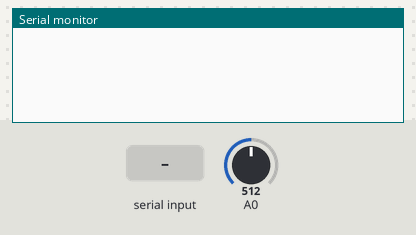
Bench run of a sketch on a simulated Arduino Uno, built with avr-gcc and run on an emulated ATmega328P. Parts: the last lines printed to the serial monitor. The inputs (shaded band) are chosen by the test bench; at power-on: A0 = 512.

Above: at 1.2 s.
1.3 s: "b\n" received over Serial
At 1.9 s:
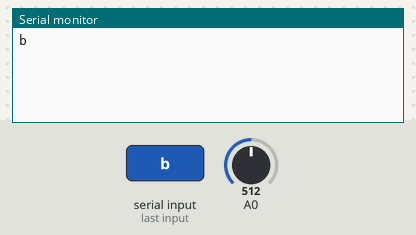
2.8 s: byte 100 ('d') received over Serial
At 4.2 s:
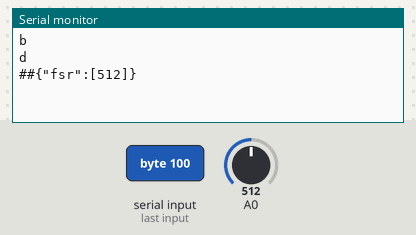

The sketch:

_2_fsr_v2.ino
```cpp
#include <SPI.h>
#include <Wire.h>
#include <Math.h>
#include <Adafruit_Sensor.h>
#include <Adafruit_LSM9DS0.h>
#include <ArduinoJson.h>

const int nFSRs = 1;
int fsrPin = 0;
int FSR_SAMPLE[nFSRs]={0};
int i = 0;
char ctrlCMD = 0;

void SCAN_FSRS(){
  for(i=2; i<3; i++){
    pinMode(i, OUTPUT);
    digitalWrite(i,HIGH);

    FSR_SAMPLE[i-2] = analogRead(A0);
    pinMode(i,INPUT);

  }

}

void encode_BYTES(int fsr[]) {
 // this function would send the raw bytes of data
 // DO NOTHING
}
void encode_JONS(int fsr[]) {

  StaticJsonBuffer<100> jsonBuffer;
  JsonObject& root = jsonBuffer.createObject();
  JsonArray& fsr_arr = root.createNestedArray("fsr");
  for (unsigned i = 0; i < nFSRs; i++)
  {
   fsr_arr.add(fsr[i]);  // 6 is the number of decimals to print
  }


  printJSON(root);
}

void printJSON(JsonObject& root)
{
    // The ## are used as marker of the sended string
    Serial.print('#');
    Serial.print('#');
    root.printTo(Serial);
    Serial.print('\n');
}


void serialFlush()
{
  while (Serial.available() > 0) {
    Serial.read();
  }
}

void setup() {
  // put your setup code here, to run once:
  Serial.begin(115200);
}

void loop() {
   // put your main code here, to run repeatedly:
   Serial.flush();

   if (Serial.available())  {
       ctrlCMD = Serial.read();

       if ((ctrlCMD == 'b'||ctrlCMD == 'd'))
       {
        Serial.println(ctrlCMD);
        serialFlush();
       }
       switch (ctrlCMD) {
         case 'b':
           SCAN_FSRS(); encode_BYTES(FSR_SAMPLE);
           break;
         case 'd':
            SCAN_FSRS(); encode_JONS(FSR_SAMPLE);
           break;
       }

   }

}
```

Measured:
- after the input at 1.3 s, the serial monitor: prints a new line at once (image 1)
- after the input at 2.8 s, the serial monitor: prints a new line at once (image 2)
